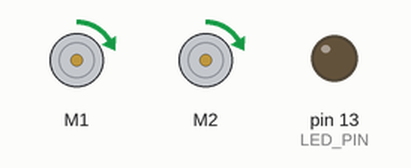
This sketch was run on a simulated Arduino Uno, built with avr-gcc and run on an emulated ATmega328P. On the bench: 2 × DC motor (green arrow = forward, orange = backward, longer = faster), output pins drawn as LEDs (lit = HIGH).

Above: at 0.05 s.
At 0.9 s:
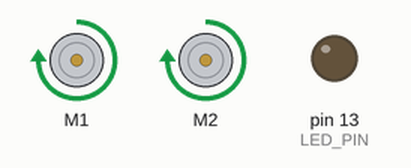
At 1.75 s:
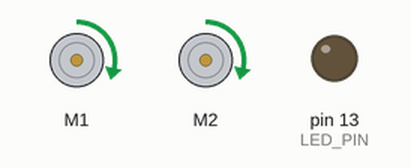
At 3.8 s:
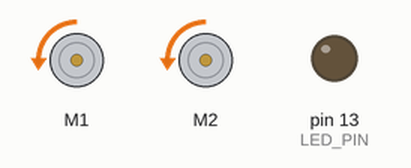
Timing chart, 0 to 9.1 s (numbered marks = the images above):
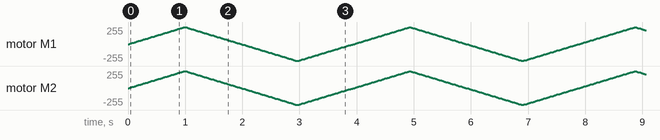

The sketch:

sketch_oct09a.ino
```cpp
#include <ZumoMotors.h>

/*
 * This example uses the ZumoMotors library to drive each motor on the Zumo
 * forward, then backward. The yellow user LED is on when a motor should be
 * running forward and off when a motor should be running backward. If a
 * motor on your Zumo has been flipped, you can correct its direction by
 * uncommenting the call to flipLeftMotor() or flipRightMotor() in the setup()
 * function.
 */

#define LED_PIN 13

ZumoMotors motors;

void setup()
{
  pinMode(LED_PIN, OUTPUT);

  // uncomment one or both of the following lines if your motors' directions need to be flipped
  //motors.flipLeftMotor(true);
  //motors.flipRightMotor(true);
}

void loop()
{
  for(int i=0 ; i<=400 ; i++)
  {
    motors.setSpeeds(i , i);
    delay(2);
  }
  for(int i=400 ; i>=0 ; i--)
  {
    motors.setSpeeds(i , i);
    delay(2);
  }
  for(int i=0 ; i>= -400 ; i--)
  {
    motors.setSpeeds(i , i);
    delay(2);
  }
  for(int i=-400 ; i<=0 ; i++)
  {
    motors.setSpeeds(i , i);
    delay(2);
  }
  }
```
